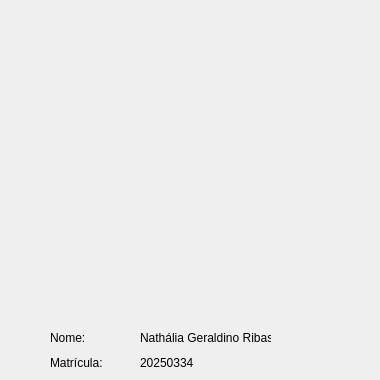
<?xml version="1.0" encoding="UTF-8"?>
<ui version="4.0">
 <class>About</class>
 <widget class="QDialog" name="About">
  <property name="geometry">
   <rect>
    <x>0</x>
    <y>0</y>
    <width>380</width>
    <height>380</height>
   </rect>
  </property>
  <property name="minimumSize">
   <size>
    <width>380</width>
    <height>380</height>
   </size>
  </property>
  <property name="maximumSize">
   <size>
    <width>380</width>
    <height>380</height>
   </size>
  </property>
  <property name="windowTitle">
   <string>Dialog</string>
  </property>
  <widget class="QLabel" name="img">
   <property name="geometry">
    <rect>
     <x>40</x>
     <y>5</y>
     <width>300</width>
     <height>300</height>
    </rect>
   </property>
   <property name="text">
    <string/>
   </property>
  </widget>
  <widget class="QLabel" name="label">
   <property name="geometry">
    <rect>
     <x>50</x>
     <y>330</y>
     <width>41</width>
     <height>16</height>
    </rect>
   </property>
   <property name="text">
    <string>Nome:</string>
   </property>
  </widget>
  <widget class="QLabel" name="label_2">
   <property name="geometry">
    <rect>
     <x>50</x>
     <y>355</y>
     <width>61</width>
     <height>16</height>
    </rect>
   </property>
   <property name="text">
    <string>Matrícula:</string>
   </property>
  </widget>
  <widget class="QLabel" name="label_3">
   <property name="geometry">
    <rect>
     <x>140</x>
     <y>330</y>
     <width>131</width>
     <height>16</height>
    </rect>
   </property>
   <property name="text">
    <string>Nathália Geraldino Ribas</string>
   </property>
  </widget>
  <widget class="QLabel" name="label_4">
   <property name="geometry">
    <rect>
     <x>140</x>
     <y>355</y>
     <width>61</width>
     <height>16</height>
    </rect>
   </property>
   <property name="text">
    <string>20250334</string>
   </property>
  </widget>
 </widget>
 <resources/>
 <connections/>
</ui>
